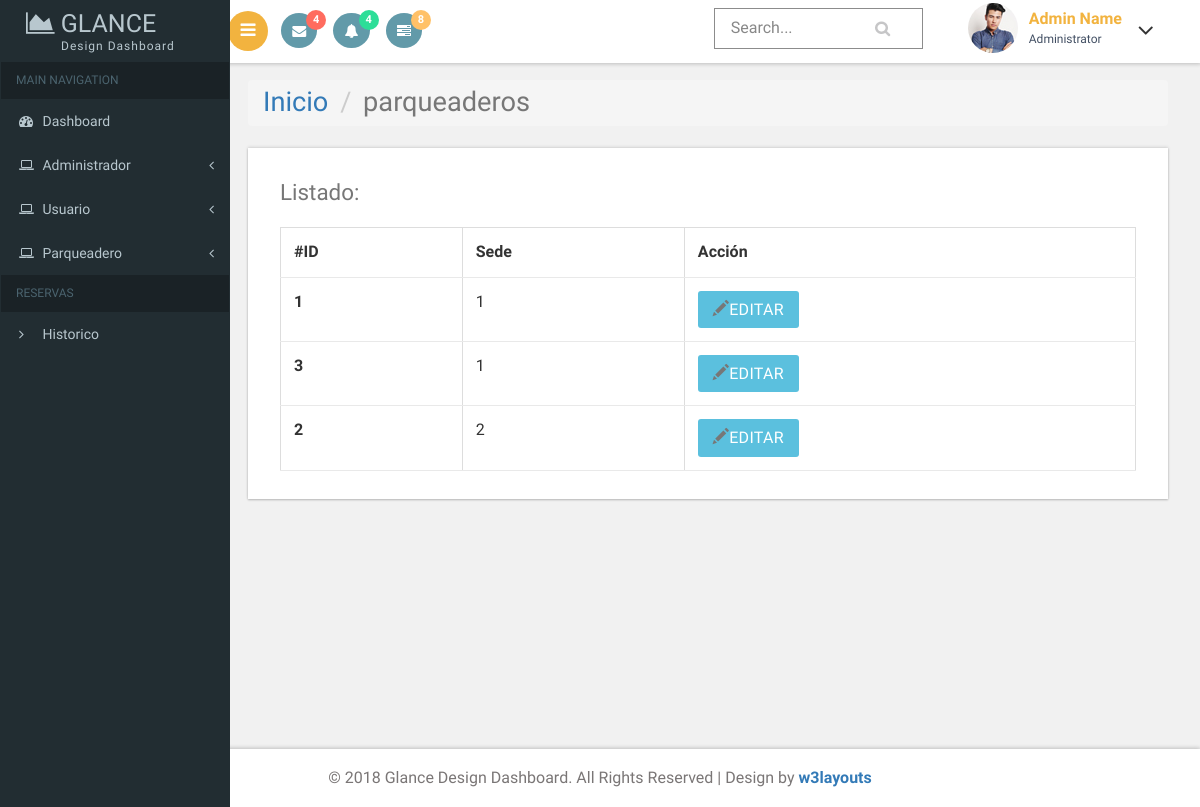
The app's page /vista/parqueaderos.php with its own data.
### tables this page shows
CREATE TABLE `parqueaderos` (
  `par_id` int(11) NOT NULL,
  `fk_sed_id` int(11) NOT NULL
);

### controlador/conexion.php (called while the page is built, shortened)
<?php
    abstract class Conexion{
        private function getConnection(){
            $username = self::USERNAME;
            $password = self::PASSWORD;
            $host = self::HOST;
            $db = self::DB;
            $connection = new PDO("mysql:dbname=$db;host=$host", $username, $password);
            return $connection;
        }
        protected function query($sql){
            $connection = $this->getConnection();
            $stmt = $connection->prepare($sql);
            $stmt->execute();
            return $stmt;
        }
    }
?>

### controlador/parqueadero.php (called while the page is built, shortened)
<?php
require_once('conexion.php');
class Parqueadero extends Conexion
{
    function verParqueaderos(){
      $sql = "SELECT * FROM parqueaderos";
              return $this->query($sql);
    }
}
?>

### vista/parqueaderos.php (the view, shortened to what this page needs)
<!DOCTYPE HTML>
<html>
<head>
<link href="css/bootstrap.css" rel='stylesheet' type='text/css' />
<link href="css/style.css" rel='stylesheet' type='text/css' />
<link href="css/font-awesome.css" rel="stylesheet">
<link href='css/SidebarNav.min.css' media='all' rel='stylesheet' type='text/css'/>
<link href="css/custom.css" rel="stylesheet">
					<link href="css/owl.carousel.css" rel="stylesheet">
</head>
<body class="cbp-spmenu-push">
	<div class="main-content">
	<div class="cbp-spmenu cbp-spmenu-vertical cbp-spmenu-left" id="cbp-spmenu-s1">
    <aside class="sidebar-left">
      <nav class="navbar navbar-inverse">
          <div class="navbar-header">
            <h1><a class="navbar-brand" href="homepage.php"><span class="fa fa-area-chart"></span> Glance<span class="dashboard_text">Design dashboard</span></a></h1>
          </div>
          <div class="collapse navbar-collapse" id="bs-example-navbar-collapse-1">
            <ul class="sidebar-menu">
              <li class="header">MAIN NAVIGATION</li>
              <li class="treeview">
                <a href="homepage.php">
                <i class="fa fa-dashboard"></i> <span>Dashboard</span>
                </a>
              </li>
              <li class="treeview">
                <a href="#">
                <i class="fa fa-laptop"></i>
                <span>Administrador</span>
                <i class="fa fa-angle-left pull-right"></i>
                </a>
              </li>
              <li class="treeview">
                <a href="#">
                <i class="fa fa-laptop"></i>
                <span>Usuario</span>
                <i class="fa fa-angle-left pull-right"></i>
                </a>
              </li>
              <li class="treeview">
                <a href="#">
                <i class="fa fa-laptop"></i>
                <span>Parqueadero</span>
                <i class="fa fa-angle-left pull-right"></i>
                </a>
              </li>
              <li class="header">RESERVAS</li>
              <li><a href="historico.php"><i class="fa fa-angle-right text-red"></i> <span>Historico</span></a></li>
            </ul>
          </div>
      </nav>
    </aside>
	</div>
		<div class="sticky-header header-section ">
			<div class="header-left">
				<button id="showLeftPush"><i class="fa fa-bars"></i></button>
				<div class="profile_details_left">
					<ul class="nofitications-dropdown">
						<li class="dropdown head-dpdn">
							<a href="#" class="dropdown-toggle" data-toggle="dropdown" aria-expanded="false"><i class="fa fa-envelope"></i><span class="badge">4</span></a>
						</li>
						<li class="dropdown head-dpdn">
							<a href="#" class="dropdown-toggle" data-toggle="dropdown" aria-expanded="false"><i class="fa fa-bell"></i><span class="badge blue">4</span></a>
						</li>
						<li class="dropdown head-dpdn">
							<a href="#" class="dropdown-toggle" data-toggle="dropdown" aria-expanded="false"><i class="fa fa-tasks"></i><span class="badge blue1">8</span></a>
						</li>
					</ul>
				</div>
				<div class="clearfix"> </div>
			</div>
			<div class="header-right">
				<div class="search-box">
					<form class="input">
						<input class="sb-search-input input__field--madoka" placeholder="Search..." type="search" id="input-31" />
						<label class="input__label" for="input-31">
							<svg class="graphic" width="100%" height="100%" viewBox="0 0 404 77" preserveAspectRatio="none">
								<path d="m0,0l404,0l0,77l-404,0l0,-77z"/>
							</svg>
						</label>
					</form>
				</div>
				<div class="profile_details">
					<ul>
						<li class="dropdown profile_details_drop">
							<a href="#" class="dropdown-toggle" data-toggle="dropdown" aria-expanded="false">
								<div class="profile_img">
									<span class="prfil-img"><img src="images/2.jpg" alt=""> </span>
									<div class="user-name">
										<p>Admin Name</p>
										<span>Administrator</span>
									</div>
									<i class="fa fa-angle-down lnr"></i>
									<div class="clearfix"></div>
								</div>
							</a>
						</li>
					</ul>
				</div>
				<div class="clearfix"> </div>
			</div>
			<div class="clearfix"> </div>
		</div>
    <div id="page-wrapper">
			<div class="main-page">
				<div class="tables">
					<h2 class="title1"><ol class="breadcrumb">
					  <li><a href="homepage.php">Inicio</a></li>
					  <li class="active">parqueaderos</li>
					</ol></h2>
					<div class="panel-body widget-shadow">
						<h4>Listado:</h4>
						<table class="table table-bordered">
						 <thead>
						 	<tr>
						 	<th>#ID</th>
						 	<th>Sede</th>
						 	<th>Acción</th>
						 </tr>
						 </thead>
						  <tbody>
                <?php
                require_once('../controlador/parqueadero.php');
                $par_obj = new Parqueadero;
                foreach ($par_obj->verParqueaderos() as $row) {?>
						  	<tr>
                  <th scope="row"><?php print $row[0]; ?></th>
						  		<td><?php print $row[1]; ?></td>
						  		<td>
                    <a href=<?php echo "editarParqueadero.php?id=".$row[0]; ?> class="btn btn-info btn-lg"><span class="glyphicon glyphicon-pencil"></span>Editar</a>
                  </td>
						  	</tr>
                <?php } ?>
						  </tbody>
						</table>
					</div>
				</div>
			</div>
		</div>
		<div class="footer">
		   <p>&copy; 2018 Glance Design Dashboard. All Rights Reserved | Design by <a href="https://w3layouts.com/" target="_blank">w3layouts</a></p>
	   </div>
	</div>
</body>
</html>

### vista/css/custom.css (style rules this page uses)
#page-wrapper { padding:5em 2em 2.5em; background-color: #F1F1F1; }

### records on screen
parqueaderos: par_id "1", fk_sed "1"
parqueaderos: par_id "3", fk_sed "1"
parqueaderos: par_id "2", fk_sed "2"
